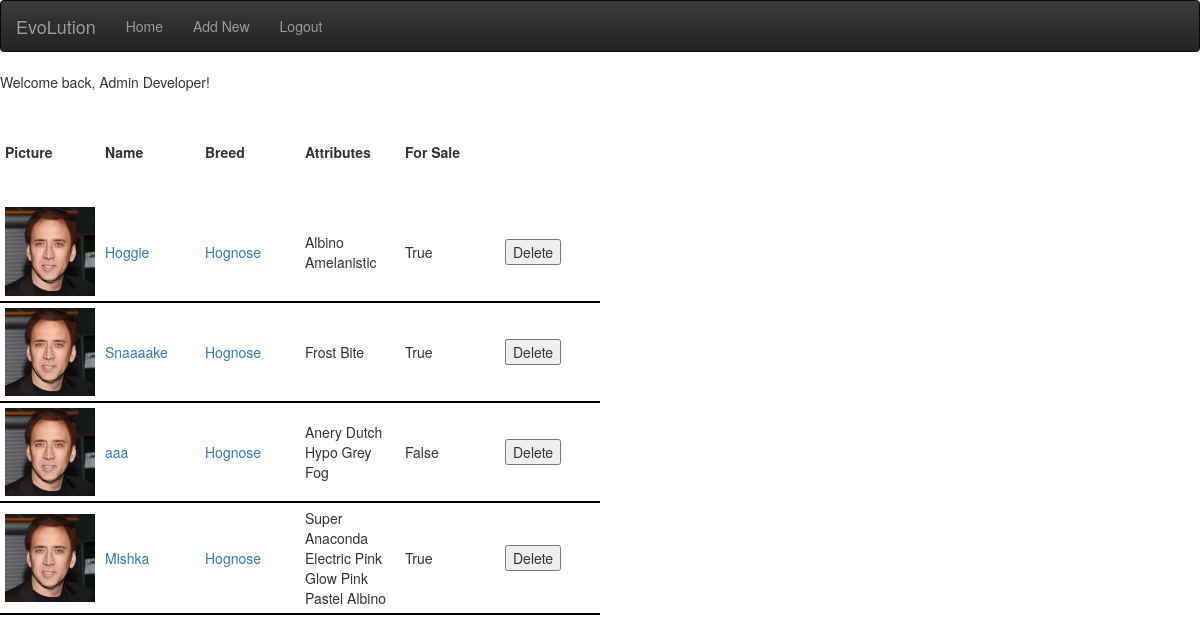
The page /dashboard (signed in) on the database its author committed.
### app.py (models this page shows, shortened)
class User(db.Model, UserMixin):
	__tablename__ = 'user'
	id = db.Column(db.Integer, primary_key = True)
	username = db.Column(db.String(32))
	firstname = db.Column(db.String(32))
	lastname = db.Column(db.String(32))
	email = db.Column(db.String(32))
	password = db.Column(db.String(32))

class Animal(db.Model):
	__tablename__ = 'animal'
	id = db.Column(db.Integer, primary_key = True)
	name = db.Column(db.String(32))
	owner = db.Column(db.Integer, db.ForeignKey("user.id"))
	breed = db.Column(db.Integer, db.ForeignKey("breed.id"))
	picture = db.Column(db.String(32))
	forSale = db.Column(db.Integer)
	ownerR = db.relationship('User', foreign_keys=[owner])
	breedR = db.relationship('Breed', foreign_keys=[breed])

class Breed(db.Model):
	__tablename__ = 'breed'
	id = db.Column(db.Integer, primary_key = True)
	bName = db.Column(db.String(32))

class Attributes(db.Model):
	__tablename__ = 'attributes'
	id = db.Column(db.Integer, primary_key = True)
	animal = db.Column(db.Integer)
	gene = db.Column(db.Integer)

class Genes(db.Model):
	__tablename__ = 'genes'
	id = db.Column(db.Integer, primary_key = True)
	name = db.Column(db.String(32))
	breed = db.Column(db.Integer, db.ForeignKey("breed.id"))
	breedR = db.relationship('Breed', foreign_keys=[breed])

### app.py (the view)
@app.route('/dashboard')
@login_required
def dashboard():
	user_id = current_user.get_id()
	animals = list(e.execute("""select animal.id, animal.name, animal.owner, animal.breed, animal.picture, breed.bName, animal.forSale from animal inner join breed on animal.breed=breed.id where animal.owner=""" + str(user_id) + """;"""))
	gene_data = list(e.execute("""select attributes.id, attributes.animal, genes.name from attributes inner join genes on attributes.gene=genes.id"""))
	return render_template('index.html', data=animals, genes=gene_data)

### app.py (called while the page is built)
@login_manager.user_loader
def get_user(ident):
  return User.query.get(int(ident))

### templates/index.html (shortened to what this page needs)
{% extends "base.html" %}
{% block body %}
<p>
  Welcome back, {{ current_user.firstname }} {{ current_user.lastname }}!
 </p>
  {% block content %}
  <p>
  	<table class="dash-table">
  	<tr>
  		<th class="dash-item">Picture</th>
  		<th class="dash-item">Name</th>
  		<th class="dash-item">Breed</th>
  		<th class="dash-item">Attributes</th>
      <th class="dash-item">For Sale</th>
  	</tr>
  	{% for item in data %}
  	<tr>
  		<td class="dash-item"><a href="#"><img class="dash-pic" src={{item.picture}}></a></img></td>
    	<td class="dash-item"><a href="#">{{item.name}}</a></td>
    	<td class="dash-item"><a href="#">{{item.bName}}</a></td>
    	<td class="dash-item">
    		{% for a in genes %}
    			{% if a.animal == item.id %}
    				<span value="{{ a.id }}">{{ a.name }}</span>
    			{% endif %}
    		{% endfor %}
    	</td>
      <td class="dash-item">
        {{ item.forSale == 1 }}
      </td>
      <td class="dash-item">
        <form action="/delete?del_id={{ item.id }}" method="post">
          <input type="submit" value="Delete" />
        </form>
      </td>
	</tr>
 	{% endfor %}
 	</table>
  </p>
  {% endblock %}
{% endblock %}

### templates/base.html (shortened to what this page needs)
<!doctype html>
<html>
  <head>
    {% block head %}
    <link rel="stylesheet" href="{{ url_for('static', filename='style.css') }}">
    <link rel="stylesheet" href="{{ url_for('static', filename='bootstrap.min.css') }}">
    <link rel="stylesheet" href="{{ url_for('static', filename='bootstrap-theme.min.css') }}">
    <link rel="stylesheet" href="https://cdnjs.cloudflare.com/ajax/libs/chosen/1.4.2/chosen.min.css">
    {% endblock %}
  </head>
  <body>
    {% include "navbar.html" %}
    {% block body %}{% endblock %}
</body>
</html>

### templates/navbar.html
{% block content %}
<nav class="navbar navbar-inverse">
  <div class="container-fluid">
    <div class="navbar-header">
      <a class="navbar-brand" href="/">EvoLution</a>
    </div>
    <ul class="nav navbar-nav">
      {% if current_user.is_authenticated %}
        <li><a href="/dashboard">Home</a></li>
        <li><a href="/addition">Add New</a></li>
  		  <li><a href="/logout">Logout</a></li>
      {% else %}
        <li><a href="/">Home</a></li>
      	<li><a href="/login">Login</a></li>
      	<li><a href="/signup">Signup</a></li>
      {% endif %}
    </ul>
  </div>
</nav>
  {% endblock %}

### static/style.css (style rules this page uses)
.dash-pic { width: 100%; height: 100%; }
.dash-item { width: 100px; height: 100px; padding: 5px; }
td { border-bottom: solid #000000 2px; }

### rows shown on the page
User: firstname "Admin", lastname "Developer"
Animal: name "Hoggie", bName "Hognose", forSale "True"
Attributes: {{ a.id }} 1 (drawn), name "Albino"
Attributes: {{ a.id }} 2 (drawn), name "Amelanistic"
Animal: name "Snaaaake", bName "Hognose", forSale "True"
Attributes: {{ a.id }} 3 (drawn), name "Frost Bite"
Animal: name "aaa", bName "Hognose", forSale "False"
Attributes: {{ a.id }} 4 (drawn), name "Anery"
Attributes: {{ a.id }} 5 (drawn), name "Dutch Hypo"
Attributes: {{ a.id }} 6 (drawn), name "Grey Fog"
Animal: name "Mishka", bName "Hognose", forSale "True"
Attributes: {{ a.id }} 7 (drawn), name "Super Anaconda"
Attributes: {{ a.id }} 8 (drawn), name "Electric"
Attributes: {{ a.id }} 9 (drawn), name "Pink Glow"
Attributes: {{ a.id }} 10 (drawn), name "Pink Pastel Albino"
